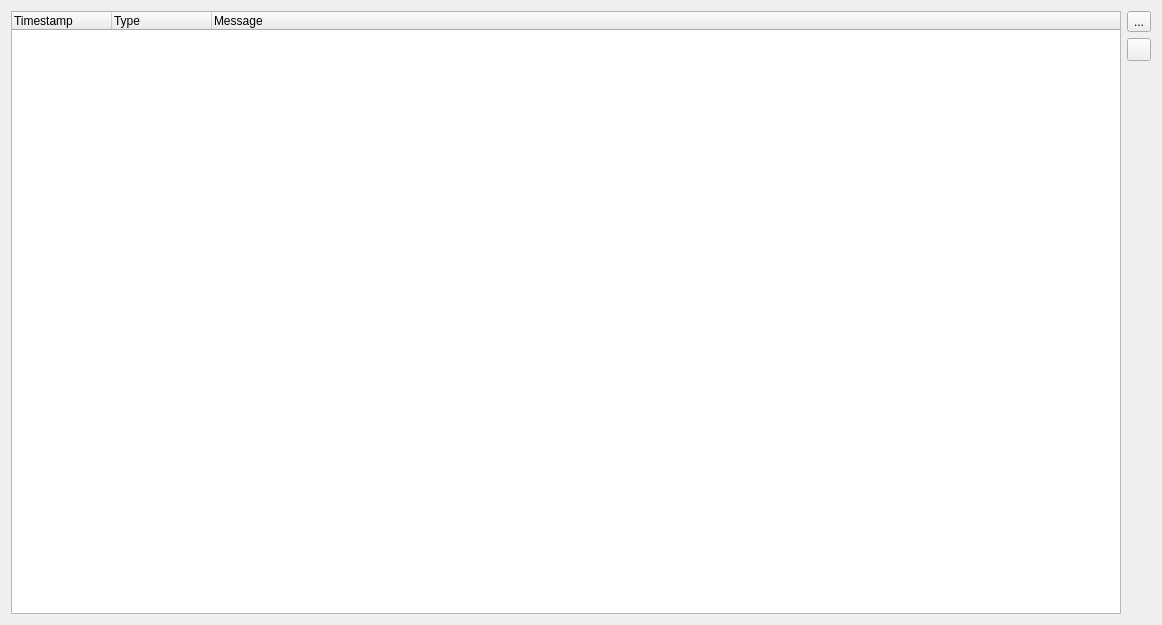
<?xml version="1.0" encoding="UTF-8"?>
<ui version="4.0">
 <class>SeerMessagesBrowserWidgetForm</class>
 <widget class="QWidget" name="SeerMessagesBrowserWidgetForm">
  <property name="geometry">
   <rect>
    <x>0</x>
    <y>0</y>
    <width>1162</width>
    <height>625</height>
   </rect>
  </property>
  <property name="windowTitle">
   <string>Form</string>
  </property>
  <layout class="QGridLayout" name="gridLayout">
   <item row="0" column="0">
    <layout class="QHBoxLayout" name="horizontalLayout">
     <item>
      <widget class="QTreeWidget" name="messagesTreeWidget">
       <property name="editTriggers">
        <set>QAbstractItemView::NoEditTriggers</set>
       </property>
       <column>
        <property name="text">
         <string>Timestamp</string>
        </property>
       </column>
       <column>
        <property name="text">
         <string>Type</string>
        </property>
        <property name="textAlignment">
         <set>AlignLeading|AlignVCenter</set>
        </property>
       </column>
       <column>
        <property name="text">
         <string>Message</string>
        </property>
       </column>
      </widget>
     </item>
     <item>
      <layout class="QVBoxLayout" name="verticalLayout">
       <item>
        <widget class="QToolButton" name="deleteMessagesToolButton">
         <property name="toolTip">
          <string>Delete all messages.</string>
         </property>
         <property name="text">
          <string>...</string>
         </property>
         <property name="icon">
          <iconset resource="resource.qrc">
           <normaloff>:/seer/resources/RelaxLightIcons/edit-delete.svg</normaloff>:/seer/resources/RelaxLightIcons/edit-delete.svg</iconset>
         </property>
        </widget>
       </item>
       <item>
        <widget class="QToolButton" name="preferencesToolButton">
         <property name="toolTip">
          <string>Preferences</string>
         </property>
         <property name="text">
          <string/>
         </property>
         <property name="icon">
          <iconset resource="resource.qrc">
           <normaloff>:/seer/resources/RelaxLightIcons/application-menu.svg</normaloff>:/seer/resources/RelaxLightIcons/application-menu.svg</iconset>
         </property>
        </widget>
       </item>
       <item>
        <spacer name="verticalSpacer">
         <property name="orientation">
          <enum>Qt::Vertical</enum>
         </property>
         <property name="sizeHint" stdset="0">
          <size>
           <width>20</width>
           <height>40</height>
          </size>
         </property>
        </spacer>
       </item>
      </layout>
     </item>
    </layout>
   </item>
  </layout>
 </widget>
 <resources>
  <include location="resource.qrc"/>
 </resources>
 <connections/>
</ui>
